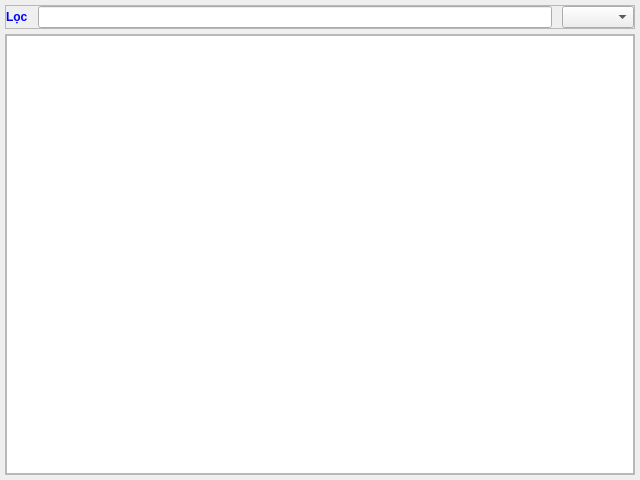
<?xml version="1.0" encoding="UTF-8"?>
<ui version="4.0">
 <class>Form</class>
 <widget class="QWidget" name="Form">
  <property name="geometry">
   <rect>
    <x>0</x>
    <y>0</y>
    <width>640</width>
    <height>480</height>
   </rect>
  </property>
  <property name="windowTitle">
   <string>Form</string>
  </property>
  <property name="styleSheet">
   <string notr="true">font: 14pt &quot;Arial&quot;;</string>
  </property>
  <layout class="QVBoxLayout" name="verticalLayout">
   <property name="spacing">
    <number>5</number>
   </property>
   <property name="leftMargin">
    <number>5</number>
   </property>
   <property name="topMargin">
    <number>5</number>
   </property>
   <property name="rightMargin">
    <number>5</number>
   </property>
   <property name="bottomMargin">
    <number>5</number>
   </property>
   <item>
    <widget class="QFrame" name="frame">
     <property name="frameShape">
      <enum>QFrame::StyledPanel</enum>
     </property>
     <property name="frameShadow">
      <enum>QFrame::Raised</enum>
     </property>
     <layout class="QHBoxLayout" name="horizontalLayout_2">
      <property name="spacing">
       <number>10</number>
      </property>
      <property name="leftMargin">
       <number>0</number>
      </property>
      <property name="topMargin">
       <number>0</number>
      </property>
      <property name="rightMargin">
       <number>0</number>
      </property>
      <property name="bottomMargin">
       <number>0</number>
      </property>
      <item>
       <widget class="QLabel" name="label">
        <property name="styleSheet">
         <string notr="true">font: bold;
color: rgb(0, 0, 255);</string>
        </property>
        <property name="text">
         <string>Lọc</string>
        </property>
       </widget>
      </item>
      <item>
       <widget class="QLineEdit" name="lineEdit"/>
      </item>
      <item>
       <widget class="QComboBox" name="comboBox"/>
      </item>
     </layout>
    </widget>
   </item>
   <item>
    <widget class="QScrollArea" name="scrollArea">
     <property name="widgetResizable">
      <bool>true</bool>
     </property>
     <widget class="QWidget" name="scrollAreaWidgetContents">
      <property name="geometry">
       <rect>
        <x>0</x>
        <y>0</y>
        <width>628</width>
        <height>429</height>
       </rect>
      </property>
      <layout class="QHBoxLayout" name="horizontalLayout">
       <property name="spacing">
        <number>0</number>
       </property>
       <property name="leftMargin">
        <number>0</number>
       </property>
       <property name="topMargin">
        <number>0</number>
       </property>
       <property name="rightMargin">
        <number>0</number>
       </property>
       <property name="bottomMargin">
        <number>0</number>
       </property>
       <item>
        <widget class="QTableView" name="view">
         <property name="enabled">
          <bool>true</bool>
         </property>
         <property name="editTriggers">
          <set>QAbstractItemView::AnyKeyPressed|QAbstractItemView::EditKeyPressed</set>
         </property>
        </widget>
       </item>
      </layout>
     </widget>
    </widget>
   </item>
  </layout>
 </widget>
 <resources/>
 <connections/>
</ui>
